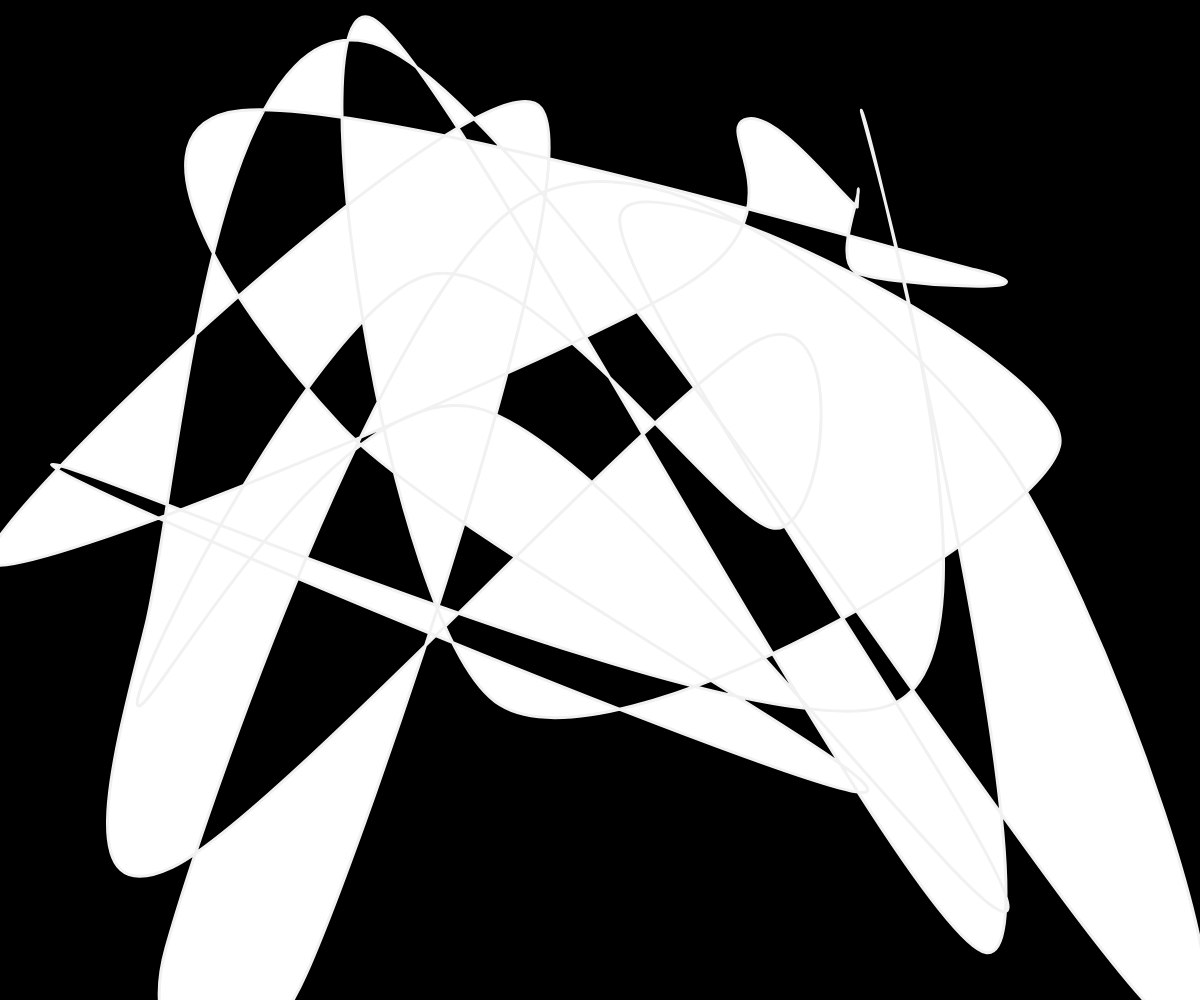
Frame 1 (no input)
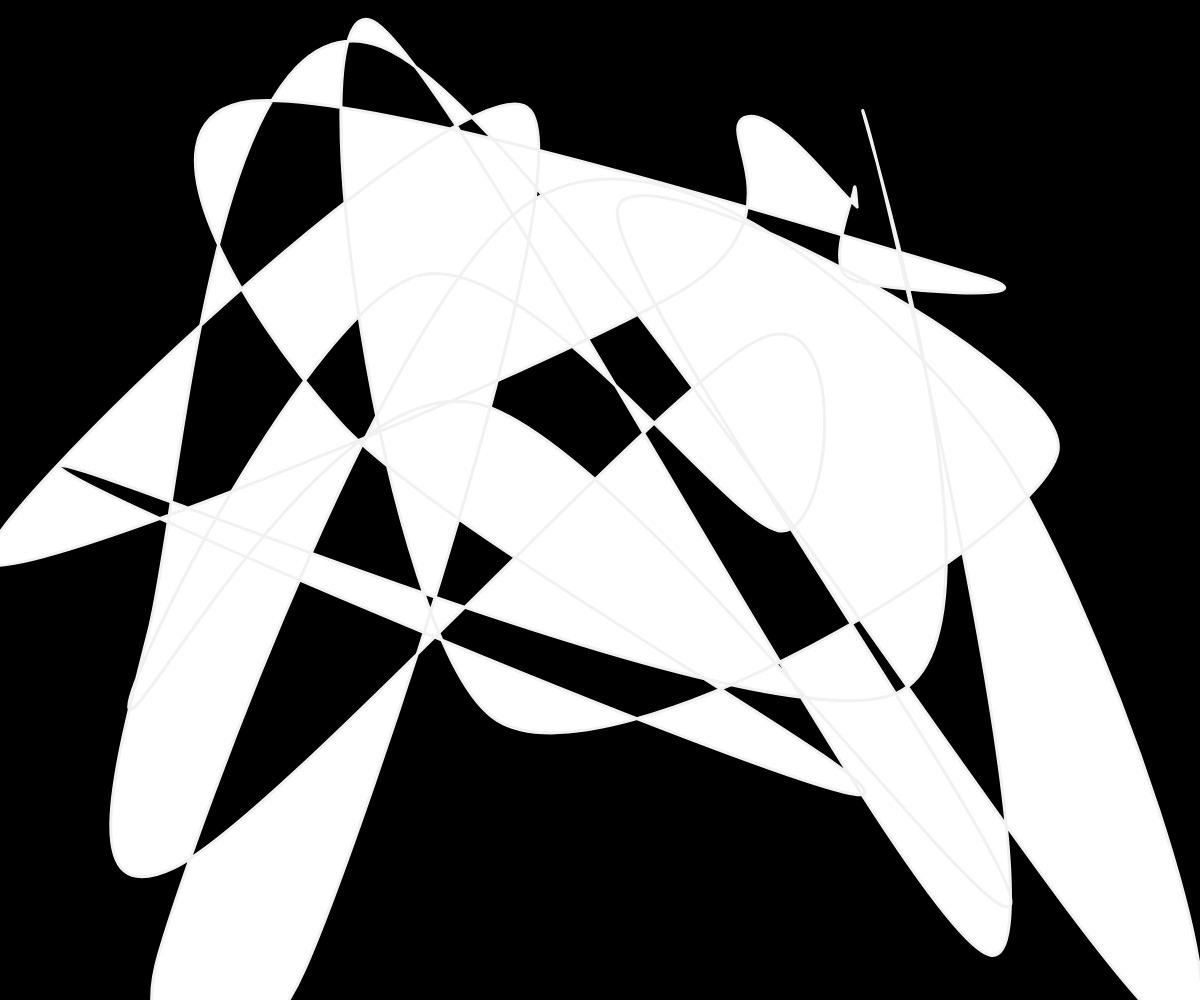
Frame 60 (no input)
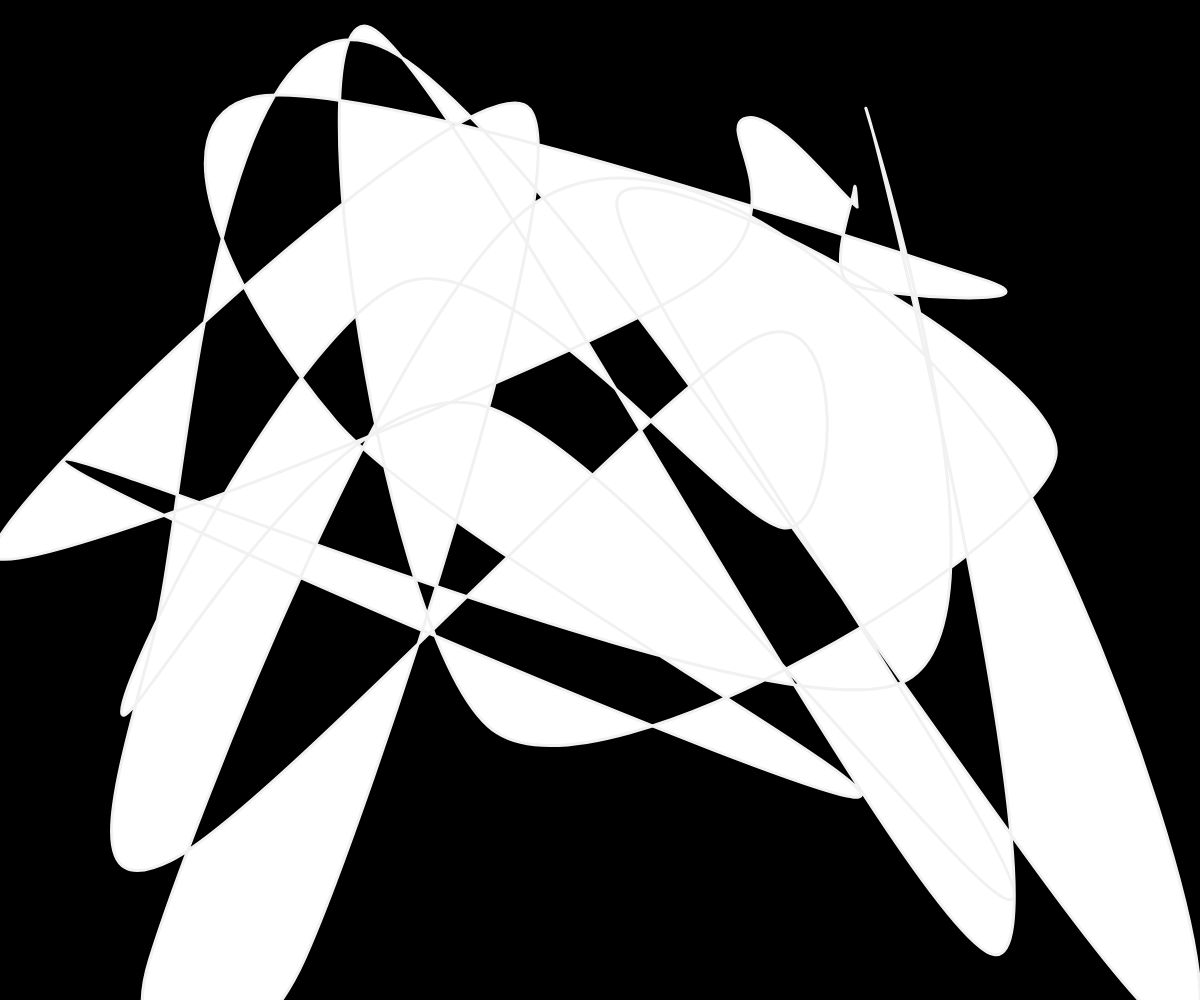
Frame 120 (the mouse pressed at the canvas centre since frame 60)

The p5.js sketch that drew these frames (run headless with seeded random() and noise() and a simulated clock; from frame 60 on, the mouse is pressed at the canvas centre):

// p5.js sketch
// ── sketch.js
function Painter(points) {
  const noiseatte = (p) => {
    return p + map(noise(p + frameCount * 0.001), 0, 1, -100, 100);
  };

  const vrtx = (point, idx) => {
    // if (idx % 5 === 0) {
      // curveVertex(noiseatte(point.x), noiseatte(point.y));
      // endShape();
			// fill(random(255))
      // beginShape();
      // return;
    // }

    curveVertex(noiseatte(point.x), noiseatte(point.y));
  };

  const display = () => {
    beginShape();
    const first = points[0];
    curveVertex(first.x, first.y);
    curveVertex(first.x, first.y);

    points.forEach(vrtx);

    curveVertex(first.x, first.y);
    curveVertex(first.x, first.y);
    endShape();
  };

  return { display };
}

const points = [];
const pointSum = 30;
function setup() {
  createCanvas(windowWidth, windowHeight);
  for (let i = 0; i < pointSum + 2; i++) {
    points.push(createVector(random(width), random(height)));
  }
}

function draw() {
  background(0);
  strokeWeight(3);
  stroke('#f1f1f1');
  // blendMode(DIFFERENCE)
  // noStroke()
  Painter(points).display();
}
